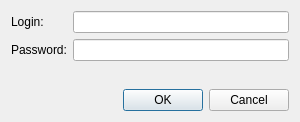
<ui version="4.0" >
 <class>AddAccountDialog</class>
 <widget class="QDialog" name="AddAccountDialog" >
  <property name="geometry" >
   <rect>
    <x>0</x>
    <y>0</y>
    <width>300</width>
    <height>122</height>
   </rect>
  </property>
  <property name="windowTitle" >
   <string>Add Account</string>
  </property>
  <layout class="QVBoxLayout" name="verticalLayout" >
   <item>
    <layout class="QGridLayout" name="gridLayout" >
     <item row="0" column="0" >
      <widget class="QLabel" name="label" >
       <property name="text" >
        <string>Login:</string>
       </property>
      </widget>
     </item>
     <item row="0" column="1" >
      <widget class="QLineEdit" name="m_LoginLineEdit" />
     </item>
     <item row="1" column="0" >
      <widget class="QLabel" name="label_2" >
       <property name="text" >
        <string>Password:</string>
       </property>
      </widget>
     </item>
     <item row="1" column="1" >
      <widget class="QLineEdit" name="m_PasswordLineEdit" >
       <property name="echoMode" >
        <enum>QLineEdit::Password</enum>
       </property>
      </widget>
     </item>
    </layout>
   </item>
   <item>
    <spacer name="verticalSpacer" >
     <property name="orientation" >
      <enum>Qt::Vertical</enum>
     </property>
     <property name="sizeHint" stdset="0" >
      <size>
       <width>20</width>
       <height>40</height>
      </size>
     </property>
    </spacer>
   </item>
   <item>
    <widget class="QDialogButtonBox" name="buttonBox" >
     <property name="orientation" >
      <enum>Qt::Horizontal</enum>
     </property>
     <property name="standardButtons" >
      <set>QDialogButtonBox::Cancel|QDialogButtonBox::Ok</set>
     </property>
    </widget>
   </item>
  </layout>
 </widget>
 <resources/>
 <connections>
  <connection>
   <sender>buttonBox</sender>
   <signal>accepted()</signal>
   <receiver>AddAccountDialog</receiver>
   <slot>accept()</slot>
   <hints>
    <hint type="sourcelabel" >
     <x>248</x>
     <y>254</y>
    </hint>
    <hint type="destinationlabel" >
     <x>157</x>
     <y>274</y>
    </hint>
   </hints>
  </connection>
  <connection>
   <sender>buttonBox</sender>
   <signal>rejected()</signal>
   <receiver>AddAccountDialog</receiver>
   <slot>reject()</slot>
   <hints>
    <hint type="sourcelabel" >
     <x>316</x>
     <y>260</y>
    </hint>
    <hint type="destinationlabel" >
     <x>286</x>
     <y>274</y>
    </hint>
   </hints>
  </connection>
 </connections>
</ui>
